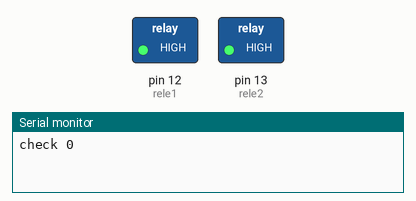
A sketch run on a simulated Arduino Uno, built with avr-gcc and run on an emulated ATmega328P. Parts: switched loads named in the sketch (green lamp = pin HIGH), the last lines printed to the serial monitor.

Above: at 37.5 s.
At 61.0 s:
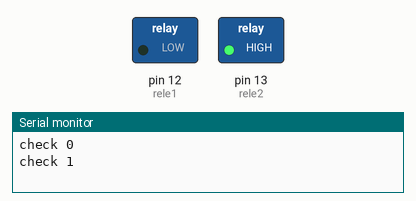
At 65.5 s:
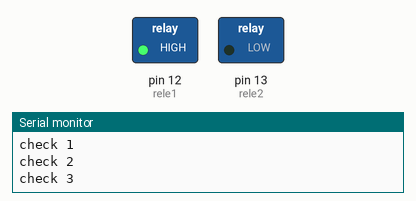
Timing chart, 0 to 93.0 s (numbered marks = the images above):
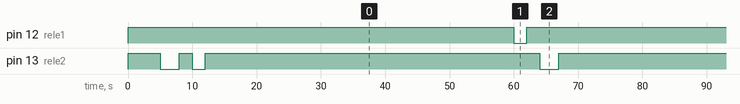

Measured:
- by itself, pin 12 (rele1): alternates HIGH for 58.0 s and LOW for 2.0 s
- by itself, pin 13 (rele2): HIGH → LOW at 5.0 s, → HIGH 3.0 s later, → LOW 2.0 s later, → HIGH 2.0 s later, … (8 changes in this stretch)

The sketch:

timer_baterias_diransa_millis_nano.ino
```cpp
const int rele1 = 12;  // The rele1 to which the LED is connected
const int rele2 = 13;  // The rele2 to which the LED is connected
const unsigned long intervalOn = 2000;  // LED on time in milliseconds (2 seconds)
const unsigned long intervalOn1 = 2000;
const unsigned long intervalOn2 = 3000;
const unsigned long intervalOn3 = 2000;
const unsigned long intervalOn4 = 2000;

//const unsigned long intervalOff = 43200000;  // LED off interval in milliseconds (12 hours)
const unsigned long intervalOff = 60000; // 1 minute

unsigned long previousMillis = 0;  // Stores the last time LED was updated
unsigned long ledStartTime = 0;    // Stores the start time of LED activation

void setup() {
  pinMode(rele1, OUTPUT);
  pinMode(rele2, OUTPUT);
  digitalWrite(rele1, HIGH);
  digitalWrite(rele2, HIGH);
  // LOW es ALTO y HIGH es BAJO
  delay(5000);
  digitalWrite(rele1, HIGH);
  digitalWrite(rele2, LOW);
  delay(3000);
  digitalWrite(rele2, HIGH);
  delay(2000);
  digitalWrite(rele2, LOW);
  delay(2000);
  digitalWrite(rele2, HIGH);
  delay(3000);
  Serial.begin(9600);
  Serial.println("check 0");
}

void loop() {
  static int sequenceStep = 0;
  unsigned long currentMillis = millis();
  static unsigned long previousMillis = 0;
  static unsigned long ledStartTime = 0;
  static bool rele1State = true;

  if (rele1State == true) {
    // LED está apagado, verificar si es hora de encenderlo
    if (currentMillis - previousMillis >= intervalOff) {
      // Guardar la última vez que se encendió el LED
      previousMillis = currentMillis;

      // Encender el LED
      digitalWrite(rele1, LOW);
      rele1State = false;
      ledStartTime = currentMillis; // Almacenar el tiempo de activación del LED
      Serial.println("check 1");
    }
  } else {
    // LED está encendido, verificar en qué etapa de la secuencia estamos
    if (sequenceStep == 0) {
      if (currentMillis - ledStartTime >= intervalOn) {
        digitalWrite(rele1, HIGH);
        sequenceStep = 1;
        Serial.println("check 2");
      }
    }
    if (sequenceStep == 1) {
      if (currentMillis - ledStartTime >= intervalOn + intervalOn1) {
        digitalWrite(rele2, LOW);
        sequenceStep = 2;
        Serial.println("check 3");
      }
    }
    else if (sequenceStep == 2) {
      if (currentMillis - ledStartTime >= intervalOn + intervalOn1 + intervalOn2) {
        digitalWrite(rele2, HIGH);
        sequenceStep = 3;
        Serial.println("check 4");
      }
    }
    else if (sequenceStep == 3) {
      if (currentMillis - ledStartTime >= intervalOn + intervalOn1 + intervalOn2 + intervalOn3) {
        digitalWrite(rele2, LOW);
        sequenceStep = 4;
        Serial.println("check 5");
      }
    }
    else if (sequenceStep == 4) {
      if (currentMillis - ledStartTime >= intervalOn + intervalOn1 + intervalOn2 + intervalOn3) {
        digitalWrite(rele2, HIGH);
        sequenceStep = 0; // Reiniciar la secuencia desde el principio
        rele1State = true;
        Serial.println("check 6");
      }
    }
  }
}
```
